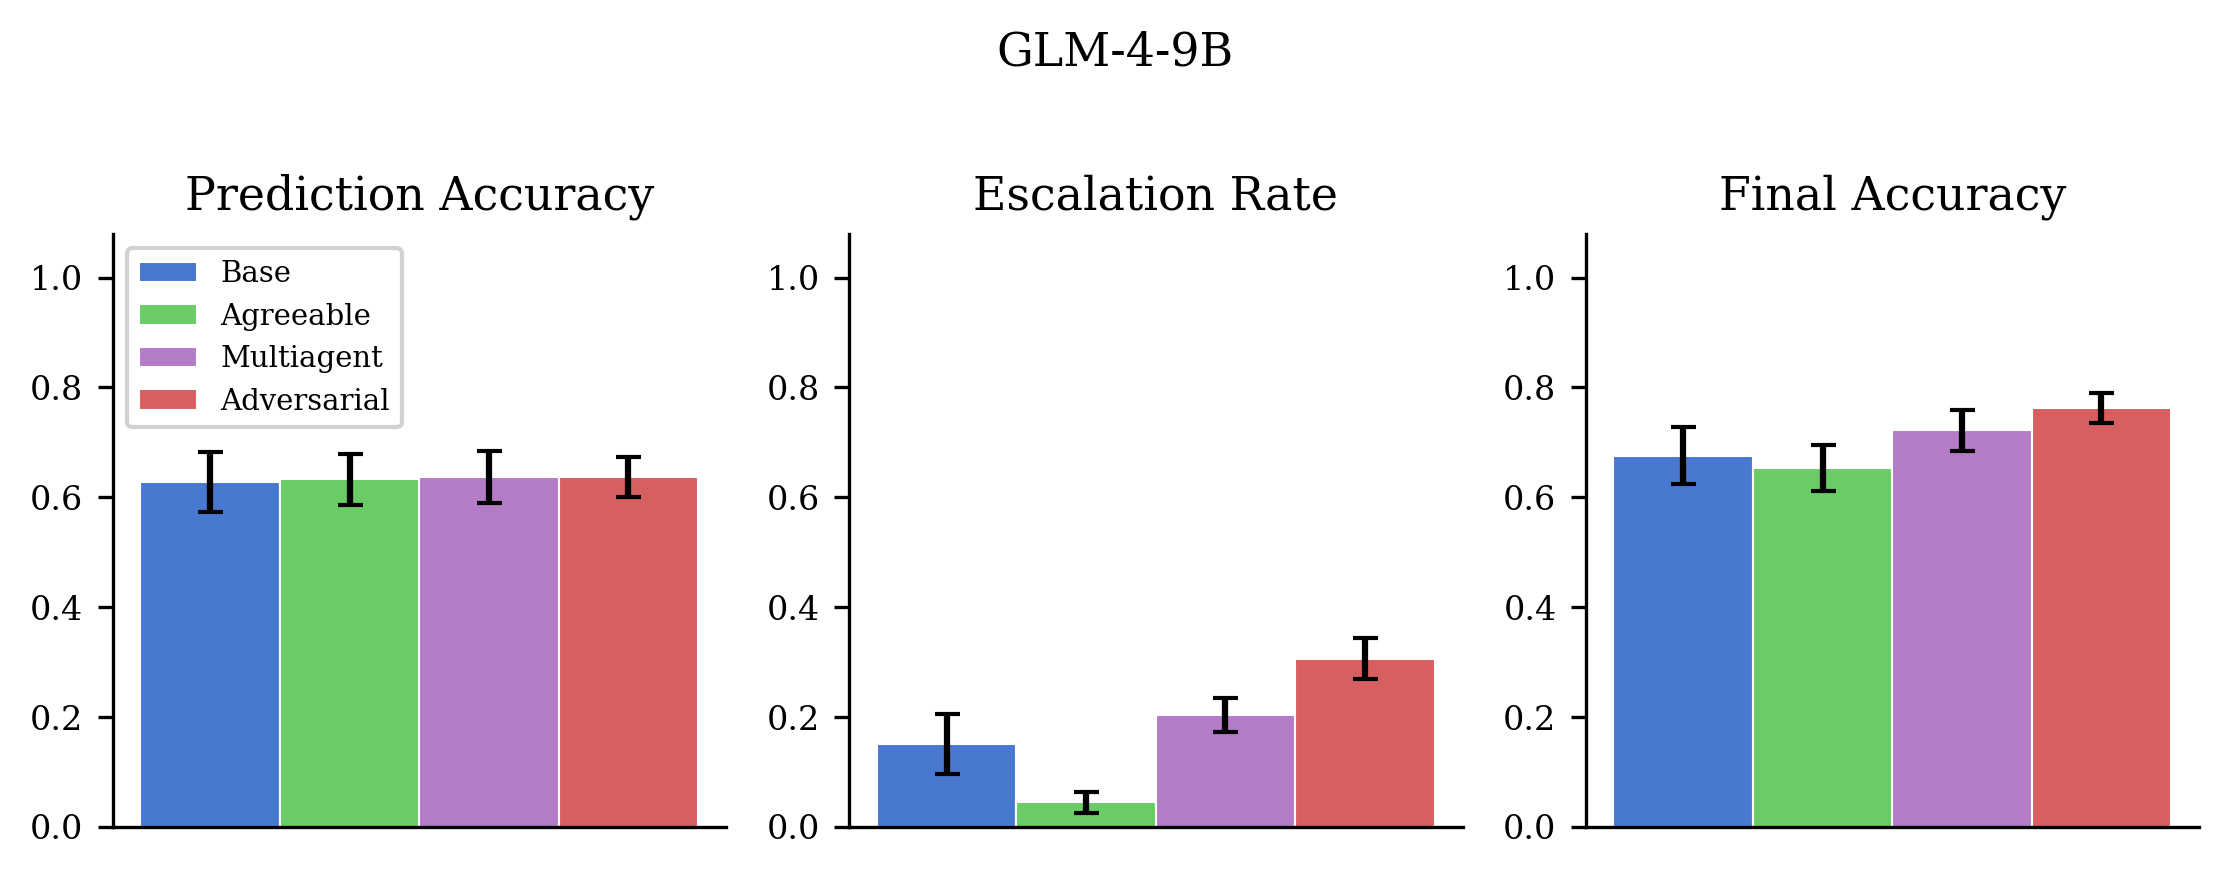

This chart was generated by the following Python code:
"""Generate 3-panel figure for GLM-4-9B: prediction accuracy, escalation rate, final accuracy."""
import numpy as np
import pandas as pd
import matplotlib.pyplot as plt
import matplotlib
import os

matplotlib.rcParams.update({
    "font.family": "serif",
    "font.size": 9,
    "axes.labelsize": 10,
    "axes.titlesize": 11,
    "xtick.labelsize": 8,
    "ytick.labelsize": 8,
    "legend.fontsize": 8,
    "figure.dpi": 300,
})

results_dir = os.path.join(os.environ["WORK"], "madm/results")
datasets = ["AIME","FEVEROUS","HotelBookings","LendingClub",
            "MoralMachine","MovieLens","Uber","WikipediaToxicity"]
methods = ["base", "agreeable", "multiagent", "adversarial"]
models = ["glm-4-9b-chat-hf"]
gt_cols = {"AIME": "Answer"}
default_gt = "human_response"

rows = []
for ds in datasets:
    for method in methods:
        for model in models:
            path = os.path.join(results_dir, ds, f"{method}_{model}.csv")
            if not os.path.exists(path):
                continue
            df = pd.read_csv(path)
            gt = gt_cols.get(ds, default_gt)
            if gt not in df.columns or "llm_prediction" not in df.columns:
                continue
            n = len(df)
            pred_acc = (df["llm_prediction"] == df[gt]).mean()
            esc_rate = df["llm_escalate"].mean() if "llm_escalate" in df.columns else 0.0
            final_acc = ((df["llm_escalate"] == 1) | (df["llm_prediction"] == df[gt])).mean()
            rows.append({"dataset": ds, "method": method, "model": model, "n": n,
                         "pred_acc": pred_acc, "esc_rate": esc_rate, "final_acc": final_acc})

data = pd.DataFrame(rows)

metrics = ["pred_acc", "esc_rate", "final_acc"]
agg = {}
for mth in methods:
    g = data[data["method"] == mth]
    agg[mth] = {}
    for metric in metrics:
        if len(g) == 0:
            agg[mth][metric] = (0, 0)
            continue
        wmean = np.average(g[metric], weights=g["n"])
        wvar = np.average((g[metric] - wmean)**2, weights=g["n"])
        k = len(g)
        se = np.sqrt(wvar / k) if k > 1 else 0
        agg[mth][metric] = (wmean, se)

colors = {
    "base": "#4878CF",
    "agreeable": "#6ACC65",
    "multiagent": "#B47CC7",
    "adversarial": "#D65F5F",
}
labels = {
    "base": "Base",
    "agreeable": "Agreeable",
    "multiagent": "Multiagent",
    "adversarial": "Adversarial",
}

fig, axes = plt.subplots(1, 3, figsize=(7.5, 2.8), sharey=False)
panels = [
    ("pred_acc", "Prediction Accuracy", False),
    ("esc_rate", "Escalation Rate", False),
    ("final_acc", "Final Accuracy", False),
]

n_methods = len(methods)
w = 0.18
x = np.array([0])

for ax, (metric, title, _) in zip(axes, panels):
    offsets = np.linspace(-(n_methods-1)*w/2, (n_methods-1)*w/2, n_methods)
    for mth, offset in zip(methods, offsets):
        mean, se = agg[mth][metric]
        ax.bar(x + offset, [mean], w, yerr=[se], color=colors[mth],
               label=labels[mth], capsize=3, edgecolor="white", linewidth=0.5)

    ax.set_title(title)
    ax.set_xticks([])
    ax.set_ylim(0, 1.08)
    ax.set_ylabel("")
    ax.spines["top"].set_visible(False)
    ax.spines["right"].set_visible(False)

axes[0].legend(loc="upper left", framealpha=0.9, fontsize=7)
fig.suptitle("GLM-4-9B", fontsize=11, y=1.02)
fig.tight_layout()
out = os.path.join(os.environ["WORK"], "madm/paper/figures/fig_main_glm.pdf")
fig.savefig(out, bbox_inches="tight")
print(f"Saved {out}")
out_png = out.replace(".pdf", ".png")
fig.savefig(out_png, bbox_inches="tight")
print(f"Saved {out_png}")
